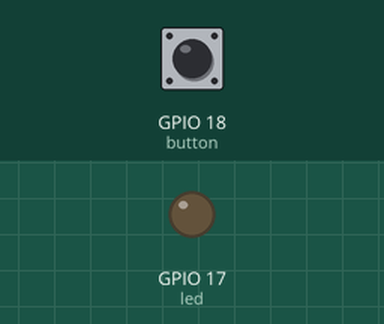
The program below on a simulated Raspberry Pi (BCM pin numbers). On the bench: output pins drawn as LEDs (lit = HIGH). Inputs (shaded band) come from the test bench; at power-on: GPIO 18 (button) HIGH. What the program prints to the terminal is not drawn.

Above: at 1.2 s.
1.3 s: GPIO 18 (button) pulled LOW for 0.15 s
At 1.37 s:
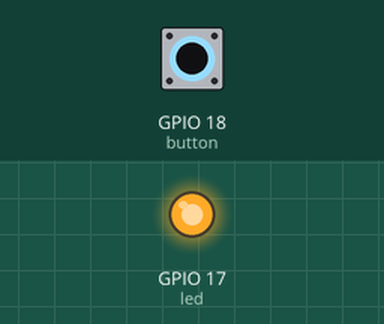
2.9 s: GPIO 18 (button) pulled LOW for 3.2 s
At 7.1 s:
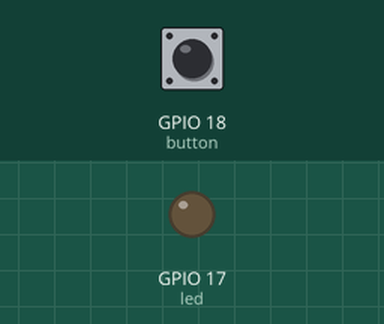
Timing chart, 0 to 8.6 s (numbered marks = the images above; inputs shaded):
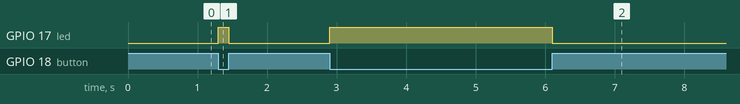

The program:

ButtonLED.py
```python
#!/usr/bin/env python3
########################################################################
# Filename    : ButtonLED.py
# Description : Control led with button.
# Author      : www.freenove.com
# modification: 2023/05/11
########################################################################
from gpiozero import LED, Button

led = LED(17)       # define LED pin according to BCM Numbering
button = Button(18) # define Button pin according to BCM Numbering

def loop():
    while True:
        if button.is_pressed:  # if button is pressed
            led.on()        # turn on led
            print("Button is pressed, led turned on >>>") # print information on terminal
        else : # if button is relessed
            led.off() # turn off led
            print("Button is released, led turned off <<<")

if __name__ == '__main__':     # Program entrance
    print ('Program is starting...')
    try:
        loop()
    except KeyboardInterrupt:  # Press ctrl-c to end the program.
        print("Ending program")
```

Measured:
- after the input at 1.3 s, GPIO 17 (led): LOW → HIGH at once, → LOW 0.15 s later
- after the input at 2.9 s, GPIO 17 (led): LOW → HIGH at once, → LOW 3.2 s later
